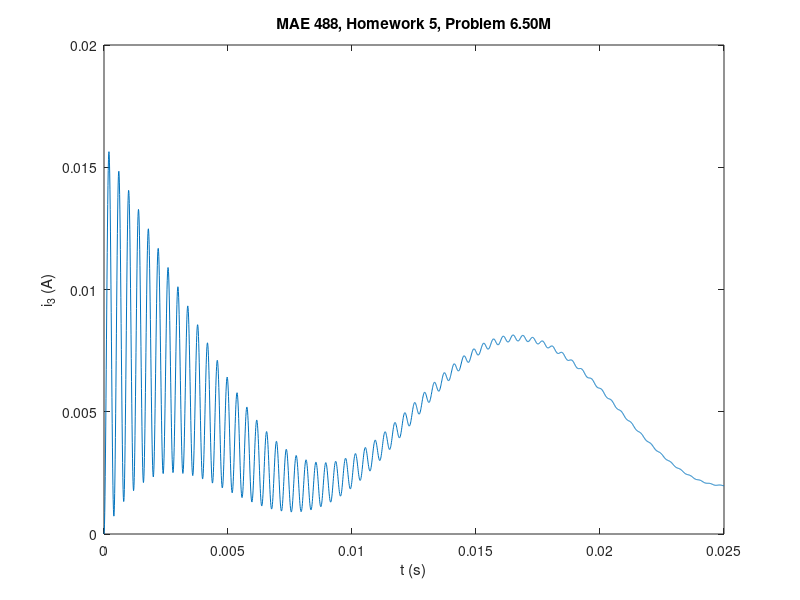
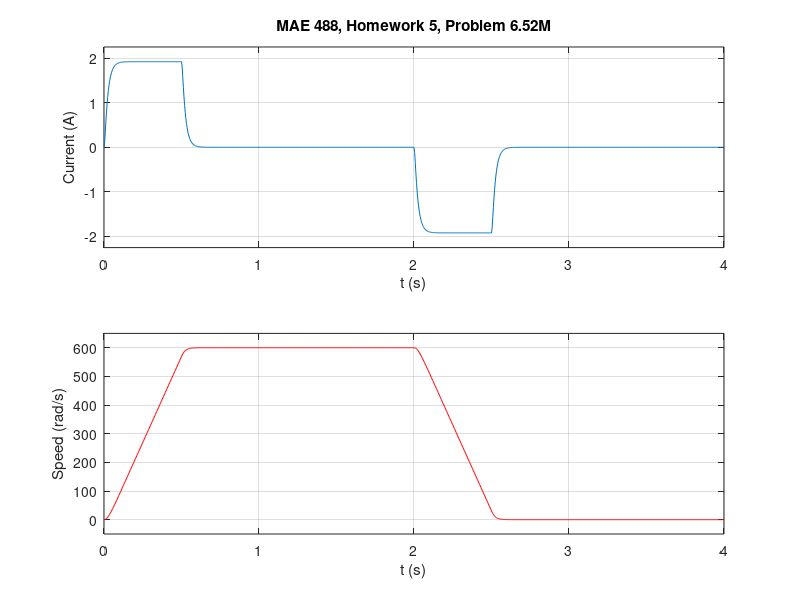

These charts were generated, in order, by the following MATLAB code:
% Hunter Phillips
% Problem 6.50M and 6.52M
% MAE 488
% 02/24/19

clc
format compact

%% Header
d_bullets = repmat('*', 50, 1); % concise way to make a lot of chars
fprintf('%c',d_bullets)
fprintf('\nMAE 488, Homework #5, Spring 2019, Hunter Phillips\n')
fprintf('%c',d_bullets)
fprintf('\n\n')

clear

%% Problem 6.50M

f1 = figure(1);

R = 1E+3; 
C = 2E-6; 
L = 2E-3; 

num = [R*C, 0];
den = [L*R*C, L, R];

sys1 = tf(1, den);
sys2 = tf(num, den);

t = [0:0.00001:0.025];

i3_1 = step(sys1, t);

v_2 = 4*sin(2*pi*60*t);
i3_2 = lsim(sys2, v_2, t);
i3 = 5*i3_1 + i3_2;

plot(t, i3)

title({'MAE 488, Homework 5, Problem 6.50M'})
xlabel('t (s)')
ylabel('i_3 (A)')

% print(f1,'problem_6_50M.png','-dpng','-r1200');

%% Problem 6.52M

f2 = figure(2);

KT = 0.05;
Kb = KT;
c = 0;
Ra = 0.8;
La = 3e-3;
I = 8e-5;

% trapezoid input
t1 = 0.5;
t2 = 2;
tfinal = 2.5;
t3 = 4;
max_v = 30;
dt = t3/1000;
t = [0:dt:t3];

for k = 1:1001
  if t(k) <= t1
     v(k) = (max_v/t1)*t(k);
  elseif t(k) <= t2
     v(k) = max_v;
  elseif t(k) <= tfinal
     v(k) = (max_v/t1)*(tfinal - t(k));
  else
     v(k) = 0;
  end
end

% motor transfer functions
currenttf = tf([I,c],[La*I,Ra*I+c*La,c*Ra+Kb*KT]);
speedtf = tf(KT,[La*I,Ra*I+c*La,c*Ra+Kb*KT]);

current = lsim(currenttf, v, t);
speed = lsim(speedtf, v, t);

subplot(2,1,1)
plot(t,current),xlabel('t (s)')
title({'MAE 488, Homework 5, Problem 6.52M'})
ylabel('Current (A)')
grid
ylim([-2.25 2.25])

subplot(2,1,2)
plot(t,speed,'r')
xlabel('t (s)')
ylabel('Speed (rad/s)') 
grid
ylim([-50 650])

% performance parameters

su_bullets = repmat('*', 40, 1); % setting up cmd line output
fprintf('\n\n')
fprintf('%c',su_bullets)
fprintf('\nProblem 6.52M Performance Parameters\n')
fprintf('%c',su_bullets)
fprintf('\n\n')

ia = current;
dt = t(2) - t(1);
E = trapz(t,Ra*ia.^2) + trapz(t,c*speed.^2);
i_max = max(ia);
i_rms = sqrt(trapz(t,ia.^2)/t3); 
T_max = KT*i_max;
T_rms = KT*i_rms;
max_speed = max(speed);
v_max = Ra*i_max+Kb*max_speed;

fprintf('Energy Consumption per Cycle = E         = %f J/cycle\n', E)
fprintf('Maximum Required Torque      = T_max     = %f N-m\n', T_max)
fprintf('Maximum Required Current     = I_max     = %f A\n', i_max)
fprintf('Maximum Required Voltage     = V_max     = %.5f V\n', v_max)
fprintf('Maximum Speed                = speed_max = %.4f rad/s\n', max_speed)
fprintf('RMS Torque                   = T_rms     = %f N-m\n', T_rms)
fprintf('RMS Current                  = i_rms     = %f A\n\n\n', i_rms)


% print(f2,'problem_6_52M.png','-dpng','-r1200');
